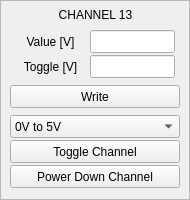
     <widget class="QFrame" name="frame_25">
      <property name="geometry">
       <rect>
        <x>420</x>
        <y>220</y>
        <width>190</width>
        <height>200</height>
       </rect>
      </property>
      <property name="frameShape">
       <enum>QFrame::StyledPanel</enum>
      </property>
      <property name="frameShadow">
       <enum>QFrame::Raised</enum>
      </property>
      <widget class="QLabel" name="label_83">
       <property name="geometry">
        <rect>
         <x>0</x>
         <y>5</y>
         <width>191</width>
         <height>20</height>
        </rect>
       </property>
       <property name="text">
        <string>CHANNEL 13</string>
       </property>
       <property name="alignment">
        <set>Qt::AlignCenter</set>
       </property>
      </widget>
      <widget class="QLineEdit" name="ledt_wr13_t1">
       <property name="geometry">
        <rect>
         <x>90</x>
         <y>55</y>
         <width>85</width>
         <height>23</height>
        </rect>
       </property>
      </widget>
      <widget class="QLabel" name="label_84">
       <property name="geometry">
        <rect>
         <x>10</x>
         <y>55</y>
         <width>81</width>
         <height>23</height>
        </rect>
       </property>
       <property name="text">
        <string>Toggle [V]</string>
       </property>
       <property name="alignment">
        <set>Qt::AlignCenter</set>
       </property>
      </widget>
      <widget class="QPushButton" name="pB_wr_up13_t">
       <property name="geometry">
        <rect>
         <x>10</x>
         <y>85</y>
         <width>170</width>
         <height>23</height>
        </rect>
       </property>
       <property name="text">
        <string>Write</string>
       </property>
      </widget>
      <widget class="QPushButton" name="pB_pd13_t">
       <property name="geometry">
        <rect>
         <x>10</x>
         <y>165</y>
         <width>170</width>
         <height>23</height>
        </rect>
       </property>
       <property name="text">
        <string>Power Down Channel</string>
       </property>
       <property name="checkable">
        <bool>false</bool>
       </property>
      </widget>
      <widget class="QLabel" name="label_85">
       <property name="geometry">
        <rect>
         <x>10</x>
         <y>30</y>
         <width>81</width>
         <height>23</height>
        </rect>
       </property>
       <property name="text">
        <string>Value [V]</string>
       </property>
       <property name="alignment">
        <set>Qt::AlignCenter</set>
       </property>
      </widget>
      <widget class="QLineEdit" name="ledt_wr13_t0">
       <property name="geometry">
        <rect>
         <x>90</x>
         <y>30</y>
         <width>85</width>
         <height>23</height>
        </rect>
       </property>
      </widget>
      <widget class="QComboBox" name="cBox_span13_t">
       <property name="geometry">
        <rect>
         <x>10</x>
         <y>115</y>
         <width>170</width>
         <height>23</height>
        </rect>
       </property>
       <property name="sizePolicy">
        <sizepolicy hsizetype="Preferred" vsizetype="Fixed">
         <horstretch>0</horstretch>
         <verstretch>0</verstretch>
        </sizepolicy>
       </property>
       <item>
        <property name="text">
         <string>0V to 5V </string>
        </property>
       </item>
       <item>
        <property name="text">
         <string>-2.5V to + 2.5V</string>
        </property>
       </item>
       <item>
        <property name="text">
         <string>-5V to +5V</string>
        </property>
       </item>
      </widget>
      <widget class="QPushButton" name="pB_toggle_s_13">
       <property name="geometry">
        <rect>
         <x>10</x>
         <y>140</y>
         <width>170</width>
         <height>23</height>
        </rect>
       </property>
       <property name="text">
        <string>Toggle Channel</string>
       </property>
       <property name="checkable">
        <bool>true</bool>
       </property>
      </widget>
     </widget>
